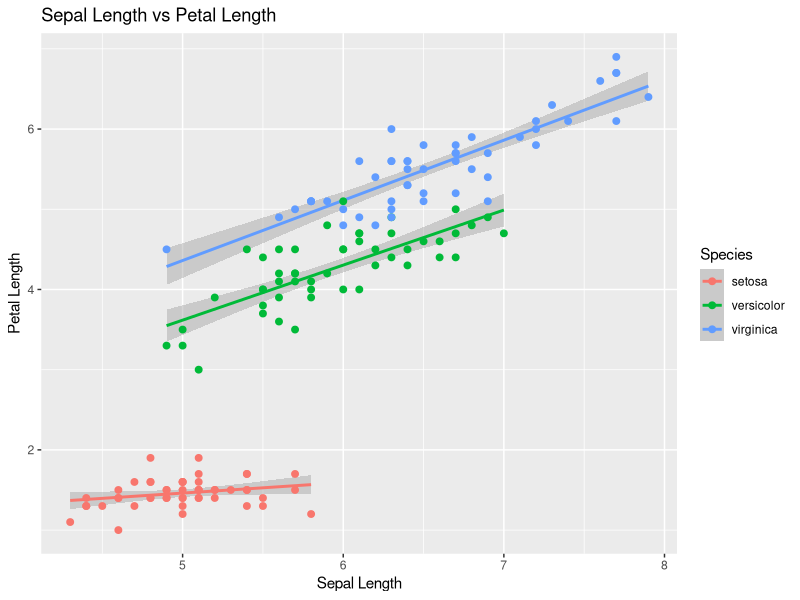

The R source for this figure:
## ---- chunk 1
# Predictor vs Criterion {ggplot2} - separate regression lines
gp = ggplot2::ggplot(data=iris, 
ggplot2::aes(x=Sepal.Length,
y=Petal.Length,
colour=Species)) + 
ggplot2::geom_smooth(method=lm) + 
ggplot2::geom_point(size = 2) +
ggplot2::ggtitle("Sepal Length vs Petal Length") +
ggplot2::xlab("Sepal Length") + ggplot2::ylab("Petal Length")
#
print(gp)
## ---- chunk 2
dt = tibble::tribble(
~"Deltagare",~"Stimulus 1",~"Stimulus 2",~"Stimulus 3",
"Deltagare 1 >","Kontroll","Behandling A","Behandling B",
"Deltagare-2->","Behandling-A","Kontroll","Behandling-B",
"Deltagare-3->","Behandling-B","Behandling-A","Kontroll",
"...","...", "...", "..."
)
knitr::kable(dt,
caption='Tabell tab07.5.2-01',
booktabs=TRUE)
